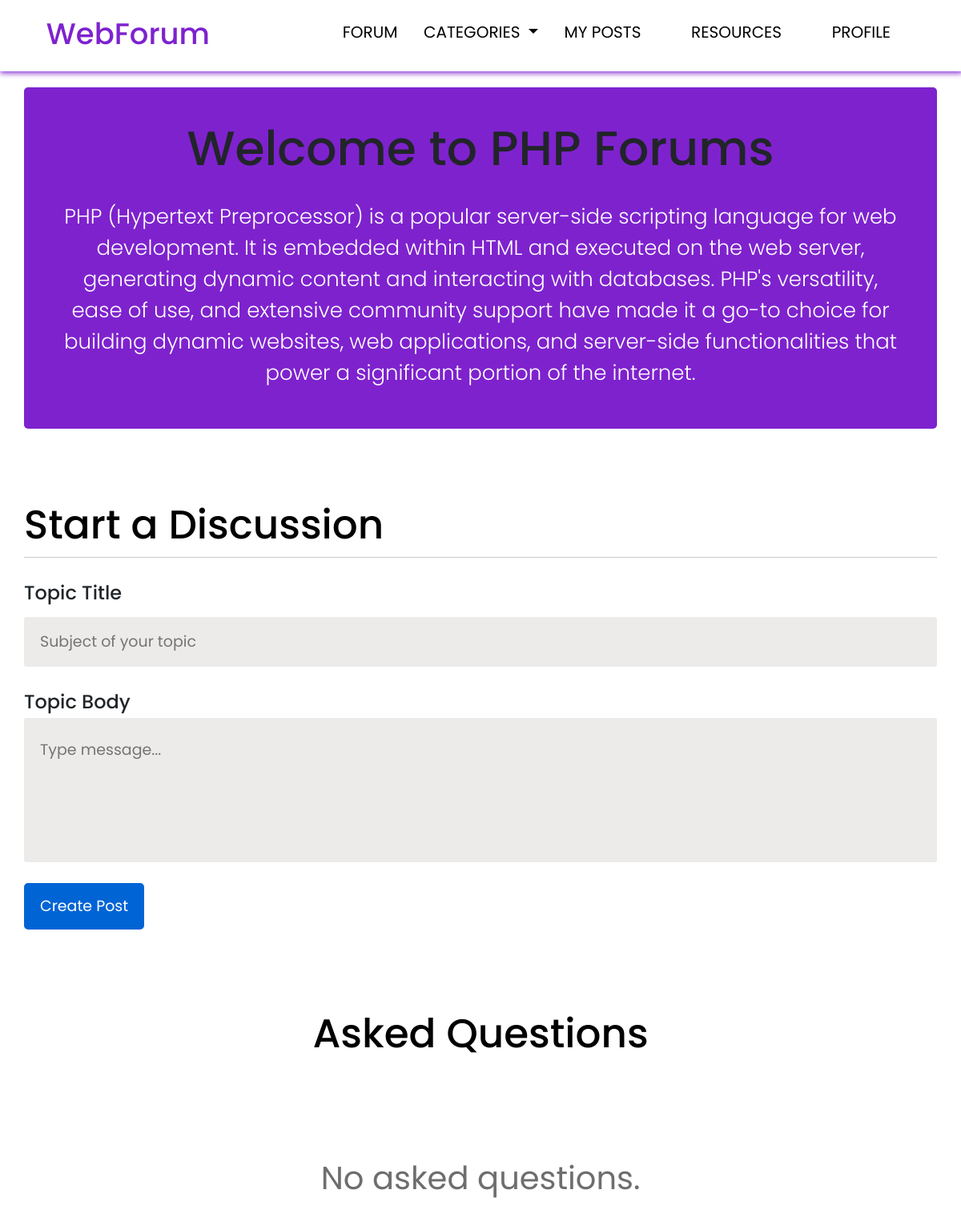
The app's page /threadlist.php?catid=4 (signed in) with its own data.
### tables this page shows
CREATE TABLE `category` (
  `category_id` int(11) NOT NULL,
  `category_name` varchar(255) NOT NULL,
  `category_description` varchar(16000) NOT NULL
);

### threadlist.php (the view, shortened to what this page needs)
<?php
    include('database-connection/user_database.php');
    $id = $_GET['catid'];
    $sql = "SELECT * FROM `category` WHERE category_id=$id";
    $result = mysqli_query($connection, $sql);
    while($row = mysqli_fetch_assoc($result))
    {
        $catname = $row['category_name'];
        $catdesc = $row['category_description'];
    }
?>
<?php
  include('includes/home-header.php');
?>
    <div class="main">
        <h1 class="display-4">Welcome to <?php echo $catname; ?> Forums</h1>
        <p class="display-4"><?php echo $catdesc; ?></p>
    </div>
    <main>
        <h3>Start a Discussion</h3>
        <hr>
       <form action="<?php $_SERVER["PHP_SELF"]?>" method="post">
            <h4>Topic Title</h4>
            <input type="text" name="topic_title" placeholder="Subject of your topic" id="topic_title" autocomplete="off"/>
            <h4>Topic Body</h4>
            <textarea name="topic_body" placeholder="Type message..." id="topic_body"></textarea>
            <input type="submit" name="create_post" value="Create Post" id="create_post" />
       </form>
       <h1 class="heading">Asked Questions</h1>
      </main>
</body>
</html>
<?php
  include('database-connection/user_database.php');
  $id = $_GET['catid'];
  $sql = "SELECT * FROM posts WHERE category_id=$id ORDER BY id DESC";
  $result = mysqli_query($connection, $sql);
  if(mysqli_num_rows($result) > 0){
    while ($row = mysqli_fetch_assoc($result)) {
      $post_id = $row["id"];
      $post_title = $row["post_title"];
      $post_message = $row["post_message"];
      $post_date = $row["post_date"];
      $post_creator = $row["post_creator"];
      echo '
      <!DOCTYPE html>
      <html lang="en">
      <head>
        <meta charset="UTF-8">
        <meta name="viewport" content="width=device-width, initial-scale=1.0">
        <link rel="stylesheet" href="css/post.css" />
      </head>
      <body>
            <div class="posts">
            <div class="container">
                <div class="user">
                  <div class="user-img">
                    <i class="fa-solid fa-user"></i>
                  </div>
                  <div class="name-and-date">
                    <p>@'.$post_creator.'</p>
                    <span>posted on '
                      .$post_date.
                     '</span>
                  </div>
                </div>
              <div class="post-content">
                  <h3 class="title"> '
                    .$post_title.
                  ' </h3>
                  <p class="message">'
                  .$post_message.
                '</p>
              </div>
            </div>
          </div>
      </body>
      </html>
      ';
    }
  }
  else{
    echo '
    <!DOCTYPE html>
    <html lang="en">
    <head>
      <meta charset="UTF-8">
      <meta http-equiv="X-UA-Compatible" content="IE=edge">
      <meta name="viewport" content="width=device-width, initial-scale=1.0">
      <link rel="stylesheet" href="https://cdnjs.cloudflare.com/ajax/libs/font-awesome/6.4.0/css/all.min.css">
      <link rel="stylesheet" href="css/home_pages.css">
      <link rel="shortcut icon" href="favicon/favicon.ico" type="image/x-icon">
    </head>
    <body>
        <main class= "post">
          <p>No asked questions.</p>
        </main>
    </body>
    </html>
    ';
  }
?>

### css/home_pages.css (style rules this page uses)
* { margin: 0; padding: 0; box-sizing: border-box; }
html { scroll-behavior: smooth; font-size: 62.5%; }
body { font-family: 'Poppins', sans-serif; height: 100vh; position: relative; overflow: auto; }
.heading, .home h1 { padding-top: 50px; text-align: center; }
main { padding: 10px 0; margin: 0 auto; width: 1200px; max-width: 95%; line-height: 2.75; }
main h3, h4 , .heading { font-size: 2.4rem; margin-top: 30px; }
main h3, .heading, .home h1 { color: black; font-size: 5rem; }
main #topic_title { width: 100%; padding: 5px 20px; font-size: 1.9rem; border: none; background-color: rgb(237, 234, 234); font-family: 'Poppins', sans-serif; border-radius: 3px; margin-bottom: 30px; color: black; }
main input::placeholder { font-family: 'Poppins', sans-serif; font-size: 1.9rem; }
main p { font-size: 4rem; text-align: center; color: rgb(110, 110, 110); padding-top: 70px; }
main #topic_body { width: 100%; height: 180px; resize: none; border: none; background-color: rgb(237, 234, 234); border-radius: 3px; font-size: 1.9rem; font-family: 'Poppins', sans-serif; padding: 14px 20px; }
main #topic_body::placeholder { font-family: 'Poppins', sans-serif; font-size: 1.9rem; }
main #create_post { background-color: #0164d5; color: white; border: none; padding: 3px 20px; font-size: 1.9rem; font-family: 'Poppins', sans-serif; cursor: pointer; margin-bottom: 50px; }
.profile a, input { font-size: 2rem; display: block; text-decoration: none; color: white; margin-top: 15px; padding: 15px; border-radius: 5px; }
form { position: relative; width: 100%; }

### css/threadlists.css (style rules this page uses)
* { margin: 0; padding: 0; box-sizing: border-box; }
html { font-size: 65.5%; }
.main { width: 1200px; max-width: 95%; background-color: #7e22ce; margin: 20px auto 50px auto; border-radius: 5px; padding: 40px; text-align: center; }
.main h1 { font-size: 6rem; font-weight: 500; }
.main p { font-size: 2.6rem; line-height: 1.5; color: white; margin-top: 30px;; }

### records on screen
category: category_name "PHP", category_description "PHP (Hypertext Preprocessor) is a popular server-side scripting language for web development. It is embedded within HTML and executed on the web server, generating dynamic content and interacting with databases. PHP's versatility, ease of use, and extensive community support have made it a go-to choice for building dynamic websites, web applications, and server-side functionalities that power a significant portion of the internet."
